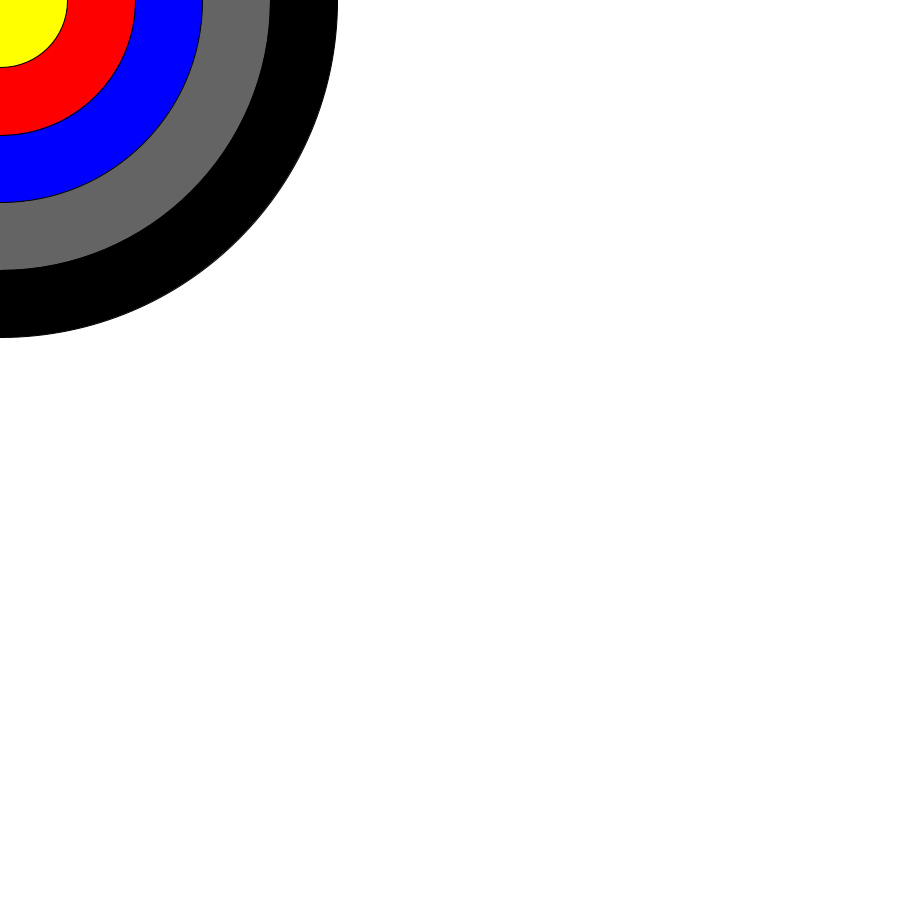
Frame 1 (no input)
Frame 60 (the mouse pressed at the canvas centre just before this capture): identical to frame 1, image omitted
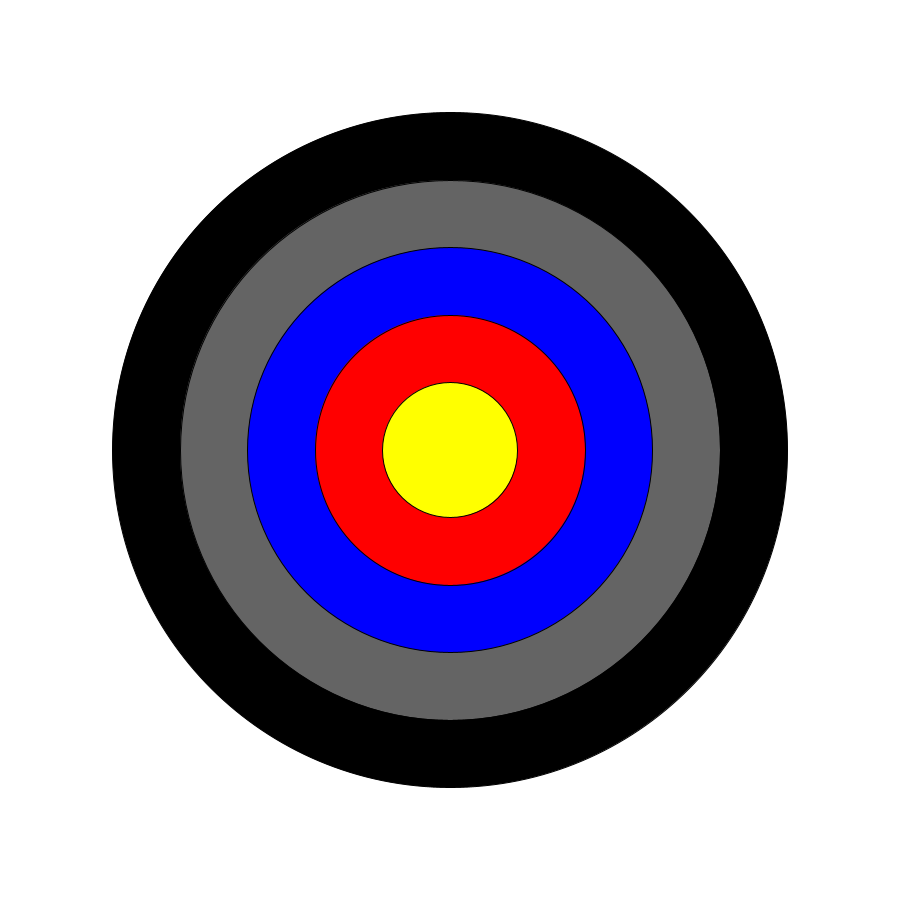
Frame 120 (the mouse held since frame 60 and released just before this capture)

The Processing sketch that drew these frames (run headless with seeded random() and noise(); from frame 60 on, the mouse is pressed at the canvas centre):

// Processing sketch: setupAndDrawTargetDemo
// ── setupAndDrawTargetDemo.pde
void setup() {
  //setup the window
  size(900, 900);
}

void draw() {
  background(255);
  
  //change these values to adjust the initial size of target, and it's segments
  float circleScalar = .75;
  float decreaseInScalar = 0.15;

  //declare colors and color array to use for segments
  color black = color(0);
  color gray = color(100, 100, 100);
  color blue = color(0, 0, 255);
  color red = color(255, 0, 0);
  color yellow = color(255, 255, 0);

  color[] theColors = {black, gray, blue, red, yellow};

  //draw the target
  int counter = 0;
  while (counter < 5) {
    fill(theColors[counter]);
    ellipse(mouseX, mouseY, width*circleScalar, height*circleScalar);
    circleScalar -= decreaseInScalar;
    counter += 1;  //or just use counter++
  }
}
